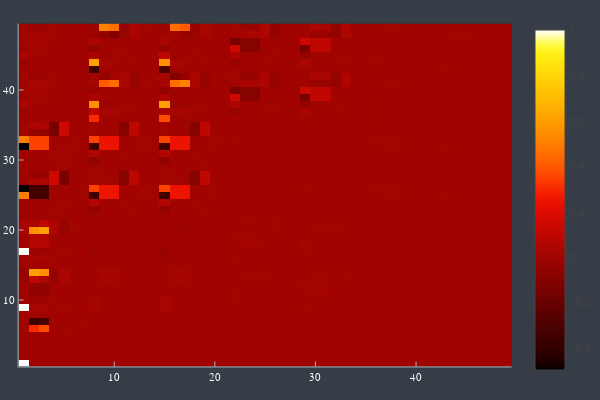

The code cell stored with this chart in its notebook:
### Code cell
heatmap(real.(Matrix(transfer_matrix(states[end]))))

### Figure 1 — Plotly figure (JSON) as saved in the notebook; plotly's stock layout.template omitted (floating-point values rounded to 4 significant figures; data arrays with more than 128 entries replaced by an {"elided": "..."} marker saying what was removed)
{"data": [{"colorbar": {"title": ""}, "colorscale": {"elided": "256x2 mixed values"}, "hoverinfo": "none", "name": "y1", "showlegend": false, "showscale": true, "type": "heatmap", "x": [0.5, 1.5, 2.5, 3.5, 4.5, 5.5, 6.5, 7.5, 8.5, 9.5, 10.5, 11.5, 12.5, 13.5, 14.5, 15.5, 16.5, 17.5, 18.5, 19.5, 20.5, 21.5, 22.5, 23.5, 24.5, 25.5, 26.5, 27.5, 28.5, 29.5, 30.5, 31.5, 32.5, 33.5, 34.5, 35.5, 36.5, 37.5, 38.5, 39.5, 40.5, 41.5, 42.5, 43.5, 44.5, 45.5, 46.5, 47.5, 48.5, 49.5], "xaxis": "x", "y": [0.5, 1.5, 2.5, 3.5, 4.5, 5.5, 6.5, 7.5, 8.5, 9.5, 10.5, 11.5, 12.5, 13.5, 14.5, 15.5, 16.5, 17.5, 18.5, 19.5, 20.5, 21.5, 22.5, 23.5, 24.5, 25.5, 26.5, 27.5, 28.5, 29.5, 30.5, 31.5, 32.5, 33.5, 34.5, 35.5, 36.5, 37.5, 38.5, 39.5, 40.5, 41.5, 42.5, 43.5, 44.5, 45.5, 46.5, 47.5, 48.5, 49.5], "yaxis": "y", "z": {"elided": "49x49 float values"}, "zmax": 1.0, "zmin": -0.5}], "layout": {"annotations": [], "height": 400, "legend": {"bgcolor": "rgba(54, 61, 70, 1.000)", "bordercolor": "rgba(255, 255, 255, 1.000)", "borderwidth": 1, "font": {"color": "rgba(255, 255, 255, 1.000)", "family": "sans-serif", "size": 11}, "title": {"font": {"color": "rgba(255, 255, 255, 1.000)", "family": "sans-serif", "size": 15}, "text": ""}, "tracegroupgap": 0, "traceorder": "normal", "x": 1, "xanchor": "auto", "y": 1, "yanchor": "auto"}, "margin": {"b": 20, "l": 0, "r": 0, "t": 20}, "paper_bgcolor": "rgba(54, 61, 70, 1.000)", "plot_bgcolor": "rgba(48, 52, 59, 1.000)", "showlegend": true, "width": 600, "xaxis": {"anchor": "y", "domain": [0.03619, 0.9934], "gridcolor": "rgba(173, 178, 183, 0.100)", "gridwidth": 0.5, "linecolor": "rgba(173, 178, 183, 1.000)", "mirror": false, "range": [0.5, 49.5], "showgrid": true, "showline": true, "showticklabels": true, "tickangle": 0, "tickcolor": "rgb(173, 178, 183)", "tickfont": {"color": "rgba(255, 255, 255, 1.000)", "family": "sans-serif", "size": 11}, "tickmode": "array", "ticks": "inside", "ticktext": ["10", "20", "30", "40"], "tickvals": [10, 20, 30, 40], "title": "", "titlefont": {"color": "rgba(255, 255, 255, 1.000)", "family": "sans-serif", "size": 15}, "type": "-", "visible": true, "zeroline": false, "zerolinecolor": "rgba(173, 178, 183, 1.000)"}, "yaxis": {"anchor": "x", "domain": [0.03762, 0.9902], "gridcolor": "rgba(173, 178, 183, 0.100)", "gridwidth": 0.5, "linecolor": "rgba(173, 178, 183, 1.000)", "mirror": false, "range": [0.5, 49.5], "showgrid": true, "showline": true, "showticklabels": true, "tickangle": 0, "tickcolor": "rgb(173, 178, 183)", "tickfont": {"color": "rgba(255, 255, 255, 1.000)", "family": "sans-serif", "size": 11}, "tickmode": "array", "ticks": "inside", "ticktext": ["10", "20", "30", "40"], "tickvals": [10, 20, 30, 40], "title": "", "titlefont": {"color": "rgba(255, 255, 255, 1.000)", "family": "sans-serif", "size": 15}, "type": "-", "visible": true, "zeroline": false, "zerolinecolor": "rgba(173, 178, 183, 1.000)"}}}
